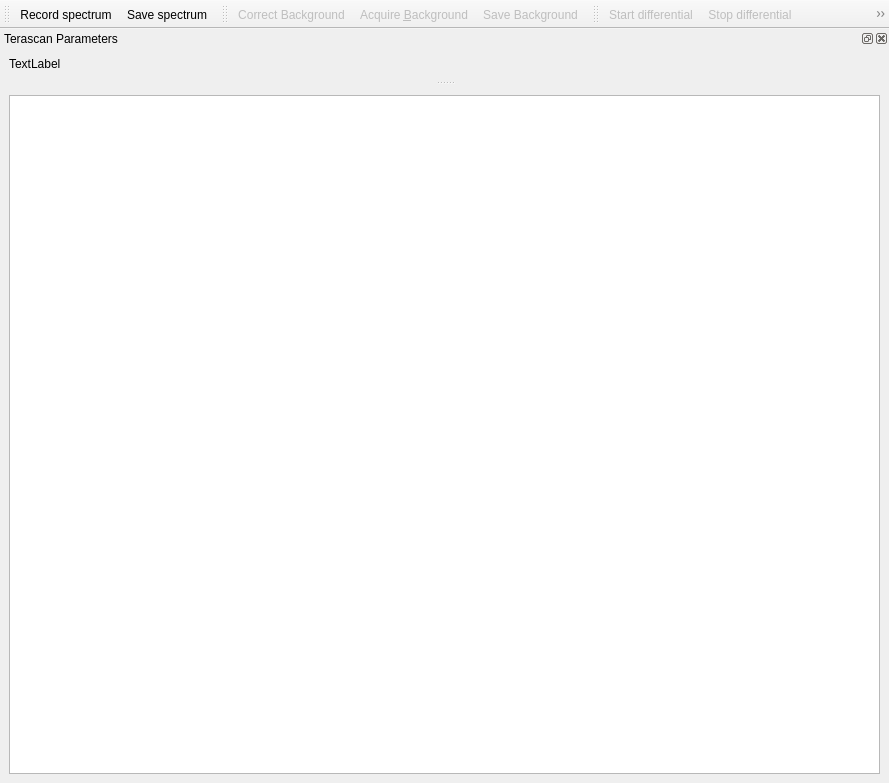
<?xml version="1.0" encoding="UTF-8"?>
<ui version="4.0">
 <class>ScanWindow</class>
 <widget class="QMainWindow" name="ScanWindow">
  <property name="geometry">
   <rect>
    <x>0</x>
    <y>0</y>
    <width>889</width>
    <height>783</height>
   </rect>
  </property>
  <property name="windowTitle">
   <string>qudi: Spectrometer</string>
  </property>
  <widget class="QWidget" name="centralwidget">
   <layout class="QVBoxLayout" name="verticalLayout_2">
    <item>
     <widget class="PlotWidget" name="plotWidget"/>
    </item>
   </layout>
  </widget>
  <widget class="QToolBar" name="measure_ToolBar">
   <property name="enabled">
    <bool>true</bool>
   </property>
   <property name="windowTitle">
    <string>toolBar</string>
   </property>
   <attribute name="toolBarArea">
    <enum>TopToolBarArea</enum>
   </attribute>
   <attribute name="toolBarBreak">
    <bool>false</bool>
   </attribute>
   <addaction name="run_scan_Action"/>
   <addaction name="save_scan_Action"/>
  </widget>
  <widget class="QToolBar" name="background_ToolBar">
   <property name="enabled">
    <bool>false</bool>
   </property>
   <property name="windowTitle">
    <string>toolBar</string>
   </property>
   <attribute name="toolBarArea">
    <enum>TopToolBarArea</enum>
   </attribute>
   <attribute name="toolBarBreak">
    <bool>false</bool>
   </attribute>
   <addaction name="correct_background_Action"/>
   <addaction name="acquire_background_Action"/>
   <addaction name="save_background_Action"/>
  </widget>
  <widget class="QToolBar" name="differential_ToolBar">
   <property name="enabled">
    <bool>false</bool>
   </property>
   <property name="windowTitle">
    <string>toolBar</string>
   </property>
   <attribute name="toolBarArea">
    <enum>TopToolBarArea</enum>
   </attribute>
   <attribute name="toolBarBreak">
    <bool>false</bool>
   </attribute>
   <addaction name="start_diff_spec_Action"/>
   <addaction name="stop_diff_spec_Action"/>
   <addaction name="resume_diff_spec_Action"/>
  </widget>
  <widget class="QDockWidget" name="scan_parameters_dockWidget">
   <property name="sizePolicy">
    <sizepolicy hsizetype="Preferred" vsizetype="Preferred">
     <horstretch>0</horstretch>
     <verstretch>0</verstretch>
    </sizepolicy>
   </property>
   <property name="windowTitle">
    <string>Terascan Parameters</string>
   </property>
   <attribute name="dockWidgetArea">
    <number>4</number>
   </attribute>
   <widget class="QWidget" name="dockWidgetContents_4">
    <layout class="QVBoxLayout" name="verticalLayout_3">
     <item>
      <widget class="QLabel" name="label">
       <property name="text">
        <string>TextLabel</string>
       </property>
      </widget>
     </item>
    </layout>
   </widget>
  </widget>
  <action name="actionClose">
   <property name="icon">
    <iconset>
     <normaloff>../../artwork/icons/oxygen/22x22/application-exit.png</normaloff>../../artwork/icons/oxygen/22x22/application-exit.png</iconset>
   </property>
   <property name="text">
    <string>&amp;Close</string>
   </property>
  </action>
  <action name="run_scan_Action">
   <property name="icon">
    <iconset>
     <normaloff>../../artwork/icons/qudiTheme/22x22/record-counter.png</normaloff>../../artwork/icons/qudiTheme/22x22/record-counter.png</iconset>
   </property>
   <property name="text">
    <string>Record spectrum</string>
   </property>
   <property name="toolTip">
    <string>Record spectrum (A)</string>
   </property>
   <property name="shortcut">
    <string>A</string>
   </property>
  </action>
  <action name="stop_diff_spec_Action">
   <property name="enabled">
    <bool>false</bool>
   </property>
   <property name="text">
    <string>Stop differential</string>
   </property>
  </action>
  <action name="restore_default_view_Action">
   <property name="text">
    <string>&amp;Restore default view</string>
   </property>
  </action>
  <action name="start_diff_spec_Action">
   <property name="text">
    <string>Start differential</string>
   </property>
   <property name="toolTip">
    <string>Start differential (D)</string>
   </property>
   <property name="shortcut">
    <string>D</string>
   </property>
  </action>
  <action name="save_scan_Action">
   <property name="icon">
    <iconset>
     <normaloff>../../artwork/icons/oxygen/22x22/document-save.png</normaloff>../../artwork/icons/oxygen/22x22/document-save.png</iconset>
   </property>
   <property name="text">
    <string>&amp;Save spectrum</string>
   </property>
   <property name="toolTip">
    <string>Save spectrum (Strg+S)</string>
   </property>
   <property name="shortcut">
    <string>Ctrl+S</string>
   </property>
  </action>
  <action name="resume_diff_spec_Action">
   <property name="text">
    <string>Resume differential</string>
   </property>
   <property name="toolTip">
    <string>Resume a differential spectrum which was stopped</string>
   </property>
  </action>
  <action name="acquire_background_Action">
   <property name="text">
    <string>Acquire Background</string>
   </property>
   <property name="iconText">
    <string>Acquire &amp;Background</string>
   </property>
   <property name="toolTip">
    <string>Acquire Background Spectrum (B)</string>
   </property>
   <property name="shortcut">
    <string>B</string>
   </property>
  </action>
  <action name="correct_background_Action">
   <property name="checkable">
    <bool>true</bool>
   </property>
   <property name="icon">
    <iconset>
     <normaloff>../../artwork/styles/application/qdark/checkbox_unchecked.png</normaloff>
     <normalon>../../artwork/styles/application/qdark/checkbox_checked.png</normalon>../../artwork/styles/application/qdark/checkbox_unchecked.png</iconset>
   </property>
   <property name="text">
    <string>&amp;Correct Background</string>
   </property>
   <property name="toolTip">
    <string>Select if the background correction should be appied (C)</string>
   </property>
   <property name="shortcut">
    <string>C</string>
   </property>
  </action>
  <action name="save_background_Action">
   <property name="text">
    <string>Save Background</string>
   </property>
   <property name="toolTip">
    <string>Save the background spectrum (Shift+B)</string>
   </property>
   <property name="shortcut">
    <string>Shift+B</string>
   </property>
  </action>
  <action name="action_FitSettings">
   <property name="text">
    <string>&amp;Fit settings</string>
   </property>
  </action>
 </widget>
 <customwidgets>
  <customwidget>
   <class>PlotWidget</class>
   <extends>QGraphicsView</extends>
   <header>pyqtgraph</header>
  </customwidget>
 </customwidgets>
 <resources/>
 <connections>
  <connection>
   <sender>actionClose</sender>
   <signal>triggered()</signal>
   <receiver>ScanWindow</receiver>
   <slot>close()</slot>
   <hints>
    <hint type="sourcelabel">
     <x>-1</x>
     <y>-1</y>
    </hint>
    <hint type="destinationlabel">
     <x>401</x>
     <y>299</y>
    </hint>
   </hints>
  </connection>
 </connections>
</ui>
